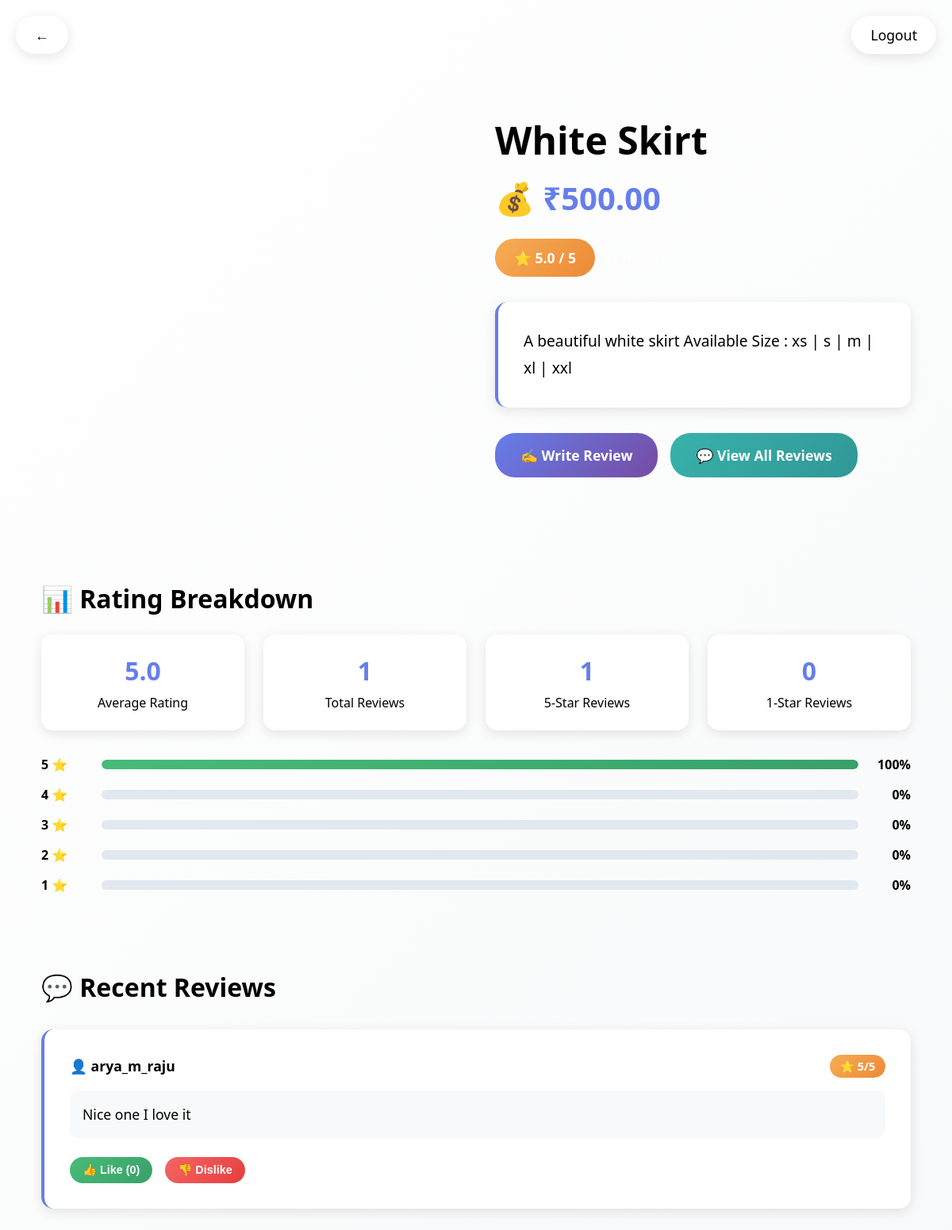
Page /product/4/ (signed in) on the committed database.
### reviewapp/models.py (models this page shows, shortened)
class Product(models.Model):
    name = models.CharField(max_length=100)
    description = models.TextField()
    price = models.DecimalField(max_digits=10, decimal_places=2)
    image = models.ImageField(upload_to='product_images/')

class Review(models.Model):
    product = models.ForeignKey(Product, related_name='reviews', on_delete=models.CASCADE)
    user = models.ForeignKey(CustomUser, on_delete=models.CASCADE)
    rating = models.IntegerField()
    comment = models.TextField()

class CustomUser(AbstractUser):
    ROLE_CHOICES = (
        ('admin', 'Admin'),
        ('user', 'User'),
    )
    role = models.CharField(max_length=10, choices=ROLE_CHOICES)
    groups = models.ManyToManyField(Group, related_name="customuser_set", blank=True)
    user_permissions = models.ManyToManyField(Permission, related_name="customuser_permissions_set", blank=True)

### reviewapp/views.py (the view)
# urls.py: path('product/<int:product_id>/', product_detail, name='product_detail'),
@login_required
def product_detail(request, product_id):
    product = get_object_or_404(Product, id=product_id)
    reviews = product.reviews.select_related('user').prefetch_related('likes', 'replies')
    avg_rating = reviews.aggregate(avg_rating=Avg('rating'))['avg_rating']
    rating_counts = {}
    for i in range(1, 6):
        rating_counts[i] = reviews.filter(rating=i).count()
    total_reviews = reviews.count()
    rating_percentages = {}
    for rating, count in rating_counts.items():
        rating_percentages[rating] = (count / total_reviews * 100) if total_reviews > 0 else 0
    user_liked_review_ids = set()
    if request.user.is_authenticated:
        user_liked_review_ids = set(
            Like.objects.filter(user=request.user, review__in=reviews).values_list('review_id', flat=True)
        )
    for review in reviews:
        review.liked_by_user = review.id in user_liked_review_ids
    context = {
        'product': product,
        'reviews': reviews,
        'avg_rating': avg_rating,
        'total_reviews': total_reviews,
        'rating_counts': rating_counts,
        'rating_percentages': rating_percentages,
        'rating_5_percentage': rating_percentages.get(5, 0),
        'rating_4_percentage': rating_percentages.get(4, 0),
        'rating_3_percentage': rating_percentages.get(3, 0),
        'rating_2_percentage': rating_percentages.get(2, 0),
        'rating_1_percentage': rating_percentages.get(1, 0),
        'rating_5_count': rating_counts.get(5, 0),
        'rating_4_count': rating_counts.get(4, 0),
        'rating_3_count': rating_counts.get(3, 0),
        'rating_2_count': rating_counts.get(2, 0),
        'rating_1_count': rating_counts.get(1, 0),
    }
    return render(request, 'product_detail.html', context)

### templates/product_detail.html (shortened to what this page needs)
<!DOCTYPE html>
<html>
<head>
</head>
<body>
    <div class="nav-back">
        <a href="{% url 'user_dashboard' %}">
            ←
        </a>
        <a href="{% url 'logout' %}" class="logout-btn">Logout</a>
    </div>
    <div class="container">
        <div class="product-header">
            <div class="product-main">
                <div class="product-info">
                    <h1 class="product-title">{{ product.name }}</h1>
                    <div class="product-price">
                        💰 ₹{{ product.price }}
                    </div>
                    <div class="rating-section">
                        {% if avg_rating %}
                            <div class="rating-display">
                                ⭐ {{ avg_rating|floatformat:1 }} / 5
                            </div>
                            <div class="rating-count">
                            </div>
                        {% else %}
                            <div class="rating-display">
                                ⭐ No ratings yet
                            </div>
                        {% endif %}
                    </div>
                    <div class="product-description">
                        {{ product.description }}
                    </div>
                    <div class="action-buttons">
                        <a href="{% url 'add_review' product.id %}" class="btn btn-primary">
                            ✍️ Write Review
                        </a>
                        <a href="{% url 'view_reviews' product.id %}" class="btn btn-secondary">
                            💬 View All Reviews
                        </a>
                    </div>
                </div>
            </div>
        </div>
        {% if total_reviews > 0 %}
        <div class="rating-breakdown">
            <h2 class="section-title">📊 Rating Breakdown</h2>
            <div class="stats-grid">
                <div class="stat-card">
                    <div class="stat-number">{{ avg_rating|floatformat:1 }}</div>
                    <div class="stat-label">Average Rating</div>
                </div>
                <div class="stat-card">
                    <div class="stat-number">{{ total_reviews }}</div>
                    <div class="stat-label">Total Reviews</div>
                </div>
                <div class="stat-card">
                    <div class="stat-number">{{ rating_5_count }}</div>
                    <div class="stat-label">5-Star Reviews</div>
                </div>
                <div class="stat-card">
                    <div class="stat-number">{{ rating_1_count }}</div>
                    <div class="stat-label">1-Star Reviews</div>
                </div>
            </div>
            <div class="rating-bars">
                <div class="rating-bar">
                    <div class="rating-label">5 ⭐</div>
                    <div class="bar-container">
                        <div class="bar-fill" data-width="{{ rating_5_percentage }}"></div>
                    </div>
                    <div class="rating-percentage">{{ rating_5_percentage|floatformat:0 }}%</div>
                </div>
                <div class="rating-bar">
                    <div class="rating-label">4 ⭐</div>
                    <div class="bar-container">
                    </div>
                    <div class="rating-percentage">{{ rating_4_percentage|floatformat:0 }}%</div>
                </div>
                <div class="rating-bar">
                    <div class="rating-label">3 ⭐</div>
                    <div class="bar-container">
                    </div>
                    <div class="rating-percentage">{{ rating_3_percentage|floatformat:0 }}%</div>
                </div>
                <div class="rating-bar">
                    <div class="rating-label">2 ⭐</div>
                    <div class="bar-container">
                    </div>
                    <div class="rating-percentage">{{ rating_2_percentage|floatformat:0 }}%</div>
                </div>
                <div class="rating-bar">
                    <div class="rating-label">1 ⭐</div>
                    <div class="bar-container">
                    </div>
                    <div class="rating-percentage">{{ rating_1_percentage|floatformat:0 }}%</div>
                </div>
            </div>
        </div>
        <div class="reviews-section">
            <h2 class="section-title">💬 Recent Reviews</h2>
            {% if reviews %}
                <div class="reviews-grid">
                    {% for review in reviews|slice:":5" %}
                    <div class="review-card">
                        <div class="review-header">
                            <div class="reviewer-info">
                                <div class="reviewer-name">👤 {{ review.user.username }}</div>
                            </div>
                            <div class="review-rating">⭐ {{ review.rating }}/5</div>
                        </div>
                        <div class="review-comment">
                            {{ review.comment }}
                        </div>
                        <div class="review-actions">
                            <form method="post" action="{% url 'like_review' review.id %}" style="display:inline;">
                                <button type="submit" class="action-btn like-btn">
                                    👍 Like ({{ review.likes.count }})
                                </button>
                            </form>
                            <form method="post" action="{% url 'dislike_review' review.id %}" style="display:inline;">
                                <button type="submit" class="action-btn dislike-btn">
                                    👎 Dislike
                                </button>
                            </form>
                        </div>
                    </div>
                    {% endfor %}
                </div>
            {% else %}
                <div class="no-reviews">
                    <p>No reviews yet for this product.</p>
                    <p>Be the first to share your thoughts!</p>
                </div>
            {% endif %}
        </div>
        {% endif %}
    </div>
</body>
</html>

### rows in the picture
Product: name "White Skirt", price "500.00", description "A beautiful white skirt Available Size : xs | s | m | xl | xxl"
Review: user.username "arya_m_raju", rating "5", comment "Nice one I love it", likes.count "0"

### other values in the picture
{{ avg_rating|floatformat:1 }} "5.0"
{{ total_reviews }} "1"
{{ rating_5_count }} "1"
{{ rating_1_count }} "0"
{{ rating_5_percentage|floatformat:0 }} "100"
{{ rating_4_percentage|floatformat:0 }} "0"
{{ rating_3_percentage|floatformat:0 }} "0"
{{ rating_2_percentage|floatformat:0 }} "0"
{{ rating_1_percentage|floatformat:0 }} "0"
